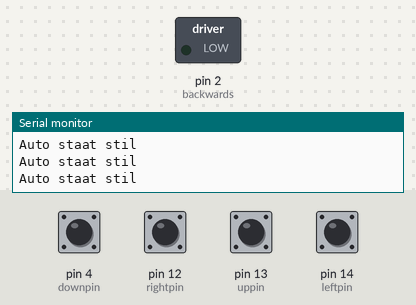
Bench run of a sketch on a simulated Arduino Uno, built with avr-gcc and run on an emulated ATmega328P. Parts: switched loads named in the sketch (green lamp = pin HIGH), the last lines printed to the serial monitor. Dashed ring = blinking. The test bench sets the inputs (shaded band); at power-on: pin 4 (downpin), pin 12 (rightpin), pin 13 (uppin), pin 14 (leftpin) HIGH.

Above: at 1.2 s.
1.3 s: pin 4 (downpin) pulled LOW for 0.15 s
At 1.4 s:
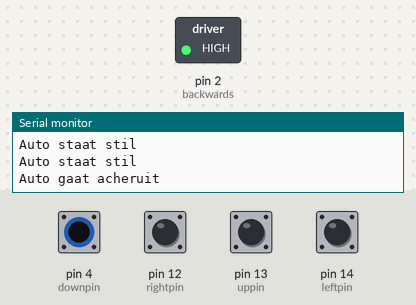
6.0 s: pin 4 (downpin) pulled LOW for 1 s
At 8.5 s:
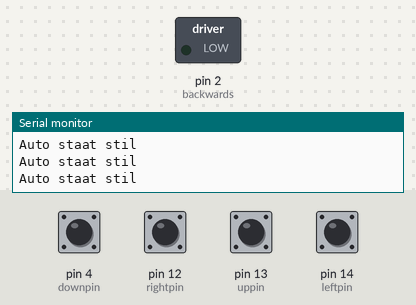
14.0 s: pin 4 (downpin) pulsed LOW 5 times (0.12 s each, 0.3 s apart)
At 14.08 s:
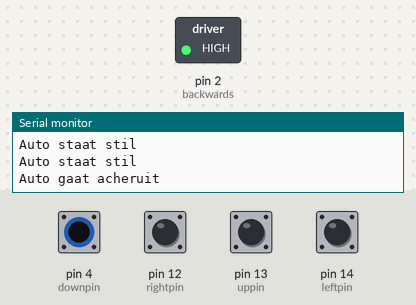
Timing chart, 0 to 17.0 s (numbered marks = the images above; inputs shaded):
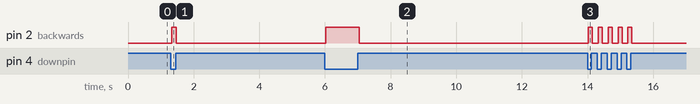

Measured:
- after the input at 1.3 s, pin 2 (backwards): LOW → HIGH at once, → LOW 0.14 s later
- after the input at 6.0 s, pin 2 (backwards): LOW → HIGH at once, → LOW 1.0 s later
- after the input at 14.0 s, pin 2 (backwards): alternates HIGH for 0.12 s and LOW for 0.18 s, 10 changes in all, then stays LOW, starting at once

The sketch:

Digitale_joystick_AutoAansturen.ino
```cpp
//Input pinnen joystick
int leftpin = 14;
int rightpin = 12;
int uppin = 13;
int downpin = 4;

//output pinnen motor V/A
int forward = 0;
int backwards = 2;

//Status joystick
int leftvalue = 0;
int rightvalue = 0;
int upvalue = 0;
int downvalue = 0;

void setup() {
  pinMode(leftpin,INPUT_PULLUP);
  pinMode(rightpin,INPUT_PULLUP);
  pinMode(uppin,INPUT_PULLUP);
  pinMode(downpin,INPUT_PULLUP);
  pinMode(forward,OUTPUT);
  pinMode(backwards,OUTPUT);
  Serial.begin(9600);
}

void loop() {
  leftvalue= digitalRead(leftpin);
  rightvalue= digitalRead(rightpin);
  upvalue= digitalRead(uppin);
  downvalue= digitalRead(downpin);

  if(upvalue == 0){
    Serial.println("Auto gaat voorruit");
    digitalWrite(forward,HIGH);
    digitalWrite(backwards,LOW);
  }
  else if(downvalue== 0){
    Serial.println("Auto gaat acheruit");
    digitalWrite(forward,LOW);
    digitalWrite(backwards,HIGH);
  }
  else{
    Serial.println("Auto staat stil");
    digitalWrite(forward,LOW);
    digitalWrite(backwards,LOW);
  }

}
```
